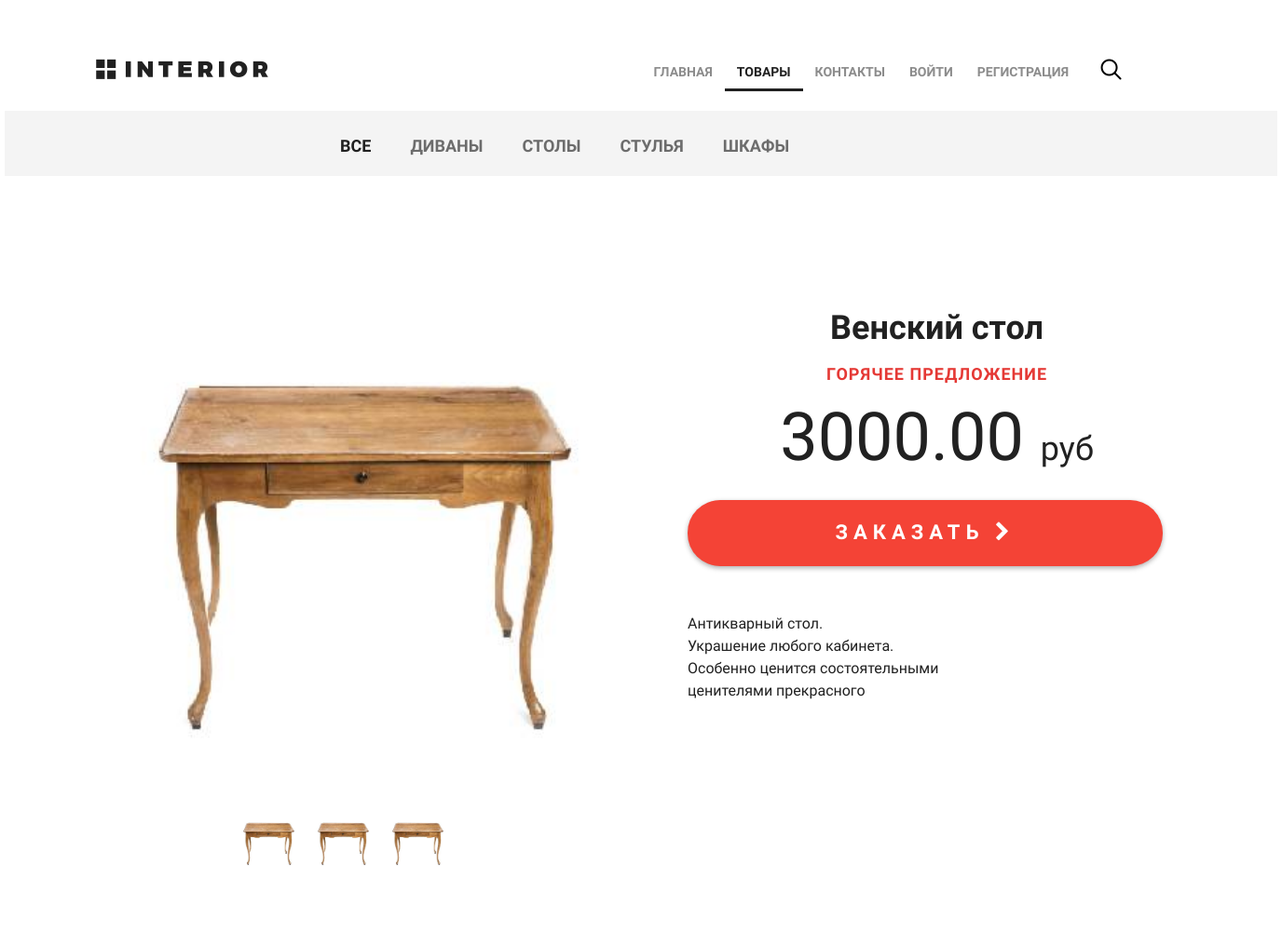
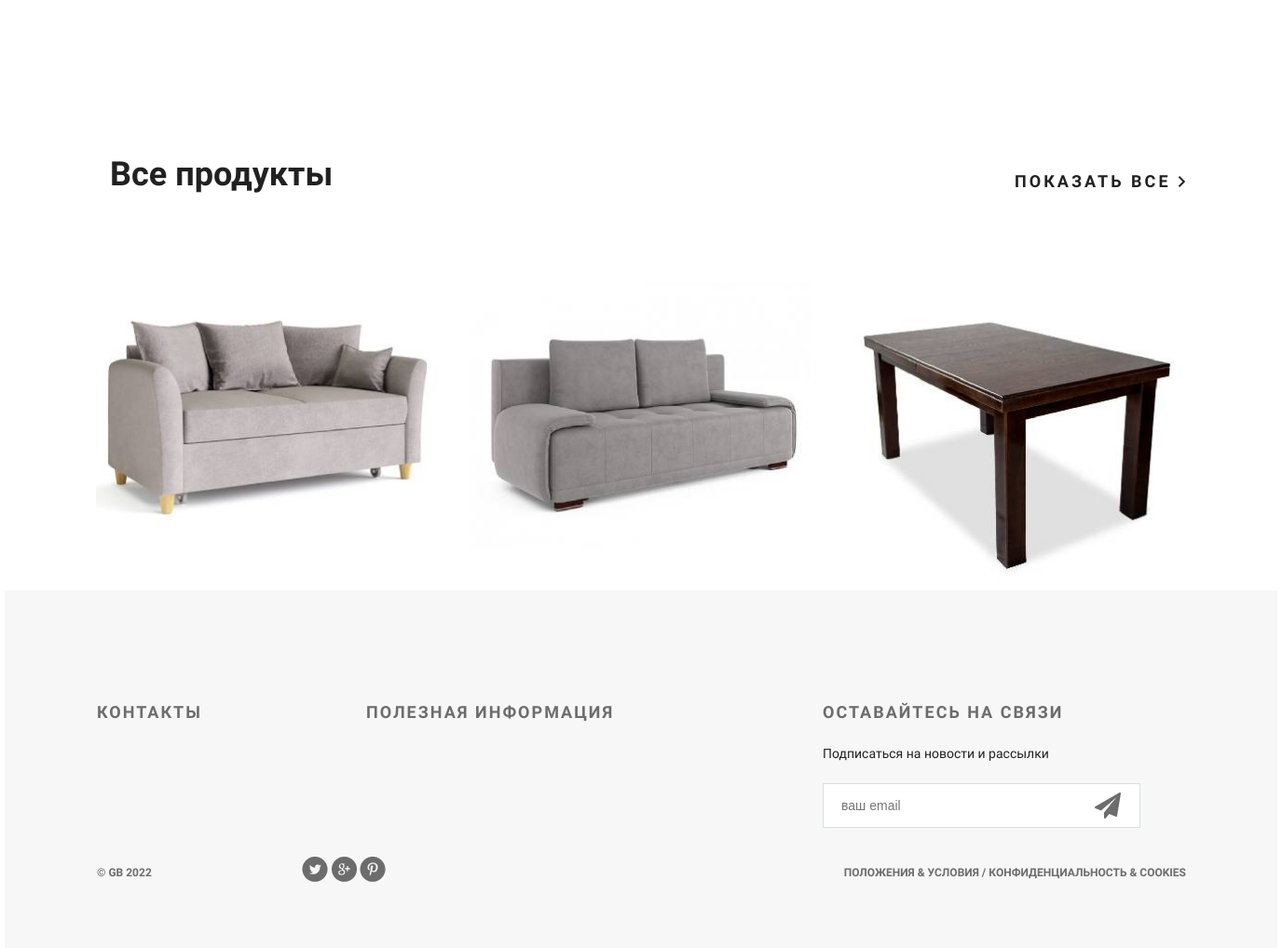
Page /products on the committed database (2 pictures, top to bottom).
### mainapp/models.py (models this page shows, shortened)
class Category(models.Model):
    name = models.CharField(verbose_name='имя категории', max_length=25, unique=True)
    description = models.TextField(verbose_name='описание категории', max_length=140, blank=True)
    is_active = models.BooleanField(default=True)

class Product(models.Model):
    category = models.ForeignKey(Category, verbose_name='категория продукт', on_delete=models.DO_NOTHING)
    name = models.CharField(verbose_name='имя продукта', max_length=25, unique=False)
    description = models.TextField(verbose_name='описание продукта', blank=True)
    image = models.ImageField(verbose_name='изображение продукта', upload_to='product_images')
    price = models.DecimalField(verbose_name='цена продукта', max_digits=10, decimal_places=2, default=0)
    quantity = models.PositiveIntegerField(verbose_name='количество на складе', default=0)
    is_active = models.BooleanField(default=True)

### mainapp/views.py (the view)
# urls.py: path('products', mainapp.products, name='products'),
def products(request):
    categories = Category.objects.all()
    products = Product.objects.all()
    hot_product = random.choice(products)
    products = products.exclude(pk=hot_product.pk)[:3]
    return render(request, 'mainapp/products.html', context={
        'title': 'Магазин: Товары',
        'hot_product': hot_product,
        'products': products,
        'categories': categories,
    })

### basketapp/context_processors.py (called while the page is built)
def basket(request):
    return {
        'basket': getattr(request.user, 'basket', None)
    }

### mainapp/context_processors.py (called while the page is built)
def menu_links(request):
    return {
        "menu": {
            'index': 'Главная',
            'products': 'Товары',
            'contact': 'Контакты',
        }
    }

### mainapp/templatetags/my_tags.py (called while the page is built)
@register.simple_tag
def current_year():
    return datetime.datetime.now().year

### mainapp/templates/mainapp/products.html (shortened to what this page needs)
{% extends 'mainapp/base.html' %}
{% load static %}
{% block content %}
<div class="hero-white">
    {% include 'mainapp/includes/main_menu_inc.html' %}
</div>
<div class="details">
    <div class="links clearfix">
        {% include 'mainapp/includes/categories_menu_inc.html' %}
    </div>
    <div class="details-products">
        <div class="details-slider">
            <div class="slider-product">
                <img src="{{ hot_product.image.url }}">
            </div>
            <div class="slider-control">
                <div class="block">
                    <a href="#"><img src="{{ hot_product.image.url }}" alt="">
                    </a>
                </div>
                <div class="block">
                    <a href="#"><img src="{{ hot_product.image.url }}" alt="">
                    </a>
                </div>
                <div class="block">
                    <a href="#"><img src="{{ hot_product.image.url }}" alt="">
                    </a>
                </div>
            </div>
        </div>
        <div class="description">
            <h3 class="big-bold">{{ hot_product.name }}</h3>
            <h3 class="red">горячее предложение</h3>
            <p class="price"> {{ hot_product.price }} <span>руб</span></p>
            <a href="{% url 'product' hot_product.pk %}" class="red-button">
                заказать <i class="fa fa-chevron-right" aria-hidden="true"></i>
            </a>
            <div class="description-text">{{ hot_product.description | linebreaks }}</div>
        </div>
    </div>
    <div class="related">
        <div class="title clearfix">
            <h2>Все продукты</h2>
            <a class="explore" href="#">показать все <img src="{% static 'img/arrow.png' %}" alt=""></a>
        </div>
        <div class="related-products clearfix">
            {% include 'mainapp/includes/product_list_inc.html' %}
        </div>
    </div>
</div>
{% endblock %}

### mainapp/templates/mainapp/includes/categories_menu_inc.html
<ul class="links-menu">
    {% with url_name=request.resolver_match.url_name %}
    {% with category_id=request.resolver_match.kwargs.pk %}
    <li><a href="{% url 'products' %}" class="{% if url_name == 'products' %}active{% endif %}">все</a></li>
    {% for category in categories %}
        <li><a href="{% url 'category' category.id %}" class="{% if url_name == 'category' and category_id == category.id %}active{% endif %}">{{ category.name }}</a></li>
    {% endfor %}
    {% endwith %}
    {% endwith %}
</ul>

### mainapp/templates/mainapp/includes/product_list_inc.html (shortened to what this page needs)
{% load static %}
{% for product in products %}
<div class="block">
    <a href="{% url 'product' product.id %}">
        {% if product.image %}
            <img class="product-image" src="{{ product.image.url }}" alt="{{ product.short_desc }}">
        {% else %}
            <img class="product-image" src="{% static 'img/product-1.jpg' %}" alt="Заглушка">
        {% endif %}
    </a>
</div>
{% endfor %}

### static/css/style.css (style rules this page uses)
* { margin: 0; padding: 0; }
body,footer { font-family: 'Montserrat', sans-serif; }
html, body { height: 100%; }
.explore { text-transform: uppercase; color: #212121; font-size: 18px; font-weight: 700; line-height: 24px; text-align: center; float: right; margin-top: 138px; letter-spacing: 3px; text-decoration: none; }
.big-bold { color: #212121; font-size: 36px; font-weight: 700; text-align: left; margin-bottom: 24px; line-height: 36px; }
.title { height: 152px; margin-right: 15px; }
.title h2 { float: left; margin-top: 118px; color: #212121; font-size: 36px; font-weight: 700; text-align: left; margin-left: 15px; }
.red { text-transform: uppercase; color: #e53935; font-size: 18px; font-weight: 700; text-align: left; letter-spacing: 1px; line-height: 17px; margin-bottom: 22px; }
.hero-white { background-color: #fff; height: 119px; padding-left: 98px; padding-right: 211px; position: relative; }
.links { height: 70px; background-color: #f4f4f4; position: relative; padding-left: 360px; }
.links-menu { margin: 27px auto 0px; position: absolute; }
.links-menu li { float: left; list-style-type: none; padding-right: 42px; }
.links-menu li a { text-decoration: none; color: #6c6c6c; font-size: 18px; font-weight: 700; text-transform: uppercase; }
.links-menu .active { color: #212121; font-size: 18px; font-weight: 700; }
.details-products { padding-left: 98px; padding-right: 98px; margin-top: 98px; height: 651px; }
.details-slider { width: 570px; float: left; margin-right: 30px; }
.slider-product { width: 570px; height: 570px; }
.slider-product img { width: 570px; height: 570px; object-fit: cover; }
.slider-control { width: 420px; height: 70px; margin: 11px auto 0px; padding-left: 150px }
.slider-control .block img { height: 70px; width: 70px; }
.slider-control .block { height: 70px; width: 70px; position: relative; float: left; margin-right: 10px; }
.description { width: 535px; float: right; padding-left: 35px }
.description .big-bold { color: #212121; font-size: 36px; font-weight: 700; text-align: center; margin-top: 47px; margin-bottom: 0px; }
.description .red { text-transform: uppercase; color: #e53935; font-size: 18px; font-weight: 700; text-align: center; letter-spacing: 1px; line-height: 17px; margin-top: 23px; margin-bottom: 36px; }
.description .price { color: #212121; font-size: 72px; font-weight: 300; line-height: 48px; text-align: center; }
.description .price span { color: #212121; font-size: 36px; font-weight: 300; line-height: 48px; text-align: center; }
.red-button { display: block; height: 71px; width: 510px; border-radius: 35px; background-color: #f44336; text-align: center; text-transform: uppercase; text-decoration: none; color: #ffffff; font-size: 22px; font-weight: 700; line-height: 24px; box-shadow: 0px 2px 4.85px 0.15px rgba(33, 33, 33, 0.35); line-height: 70px; letter-spacing: 6px; margin-top: 31px; }
.description-text { margin-top: 50px; color: #212121; font-size: 16px; font-weight: 300; line-height: 24px; text-align: left; }
.description-text p { margin-bottom: 0.5em; }
.related { padding: 0px 98px; }
.related .title { height: 343px; margin-right: 0; }
.related .title h2 { margin-top: 245px; }
.related .title .explore { margin-top: 262px; }
.related-products { margin-bottom: 120px; }
.related-products .block a img { float: left; }
.related-products .block a img.product-image { float: left; width: 368px; }
.related-products .block { float: left; margin-right: 30px; display: block; height: 370px; width: 370px; position: relative; }
.related-products .block:nth-child(3n) { margin-right: 0px; }

### rows in the picture
Category: name "ДИВАНЫ"
Category: name "СТОЛЫ"
Category: name "СТУЛЬЯ"
Category: name "ШКАФЫ"
Product: image (picture), name "Венский стол", price "3000.00", description "Антикварный стол. Украшение любого кабинета. Особенно ценится состоятельными ценителями прекрасного"
Product: image (picture)
Product: image (picture)
Product: image (picture)

### other values in the picture
{{ name }} "ГЛАВНАЯ" "ТОВАРЫ" "КОНТАКТЫ"
